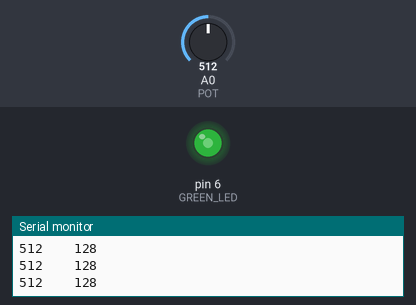
This sketch was run on a simulated Arduino Uno, built with avr-gcc and run on an emulated ATmega328P. On the bench: output pins drawn as LEDs (lit = HIGH), the last lines printed to the serial monitor. The test bench sets the inputs (shaded band); at power-on: A0 (POT) = 512.

Above: at 2.2 s.
2.3 s: A0 (POT) set to 612
At 3.1 s:
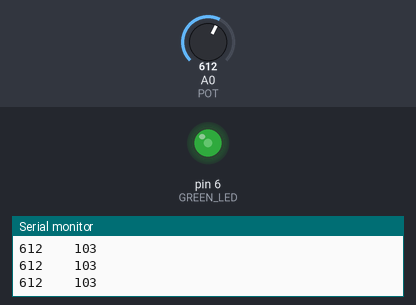
3.8 s: A0 (POT) set to 642
At 4.4 s:
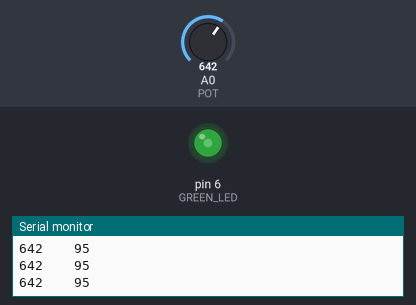
5.3 s: A0 (POT) set to 11
At 6.5 s:
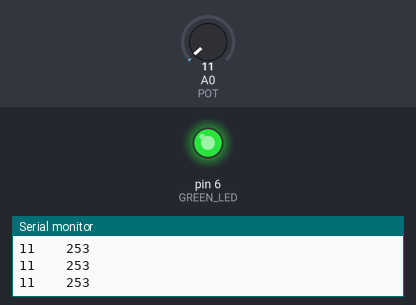
6.8 s: A0 (POT) set to 8
At 7.7 s:
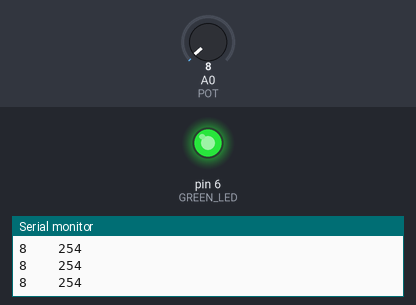
8.3 s: A0 (POT) set to 900
At 8.9 s:
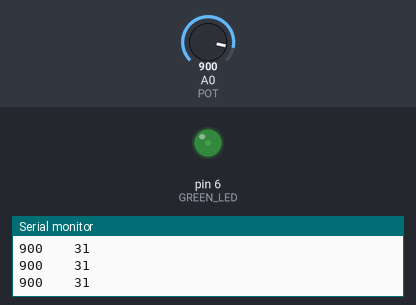
9.8 s: A0 (POT) set to 511
At 11.2 s:
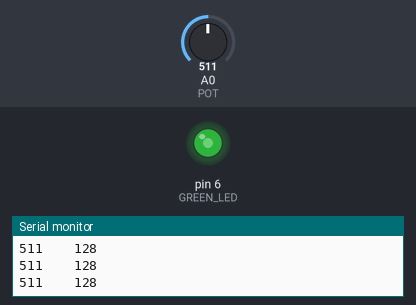
Timing chart, 0 to 12.8 s (numbered marks = the images above; inputs shaded):
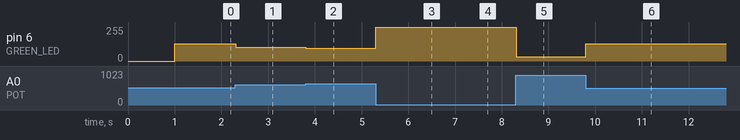

Measured:
- after the input at 2.3 s, pin 6 (GREEN_LED): 128/255 → 103/255 at once
- after the input at 3.8 s, pin 6 (GREEN_LED): 103/255 → 95/255 at once
- after the input at 5.3 s, pin 6 (GREEN_LED): 95/255 → 253/255 at once
- after the input at 6.8 s, pin 6 (GREEN_LED): 253/255 → 254/255 at once
- after the input at 8.3 s, pin 6 (GREEN_LED): 254/255 → 31/255 at once
- after the input at 9.8 s, pin 6 (GREEN_LED): 31/255 → 128/255 at once

The sketch:

_2016_AT10.ino
```cpp
#define GREEN_LED 6
#define POT       A0

void setup() {
  pinMode(GREEN_LED,OUTPUT);
  Serial.begin(9600);
  Serial.println("Controle de brilho de LED com potenciometro");
  delay(1000);
}

void loop() {
  int reading = analogRead(POT);
  int pwm = map(reading,0,1023,255,0);
  analogWrite(GREEN_LED,pwm);
  delay(10);
  Serial.print(reading);
  Serial.print("\t\t");
  Serial.println(pwm);
}
```
